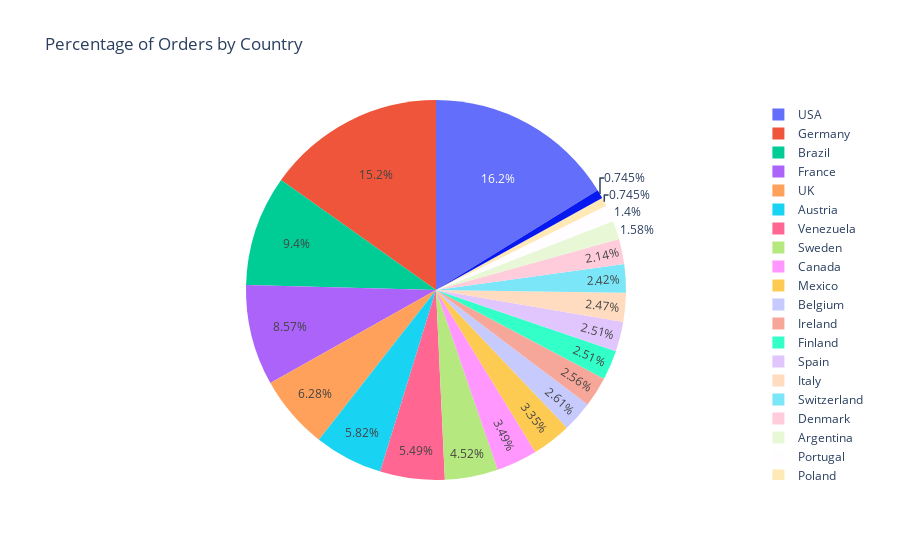

The cell this chart's notebook holds for it:
### Code cell
px.pie(data_frame=df, names='Country', title='Percentage of Orders by Country')

### Figure 1 — Plotly figure (JSON) as saved in the notebook; plotly's stock layout.template omitted (floating-point values rounded to 4 significant figures; data arrays with more than 128 entries replaced by an {"elided": "..."} marker saying what was removed)
{"data": [{"domain": {"x": [0, 1], "y": [0, 1]}, "hovertemplate": "Country=%{label}<extra></extra>", "labels": {"elided": "2148 str values"}, "legendgroup": "", "name": "", "showlegend": true, "type": "pie"}], "layout": {"legend": {"tracegroupgap": 0}, "title": {"text": "Percentage of Orders by Country"}}}
